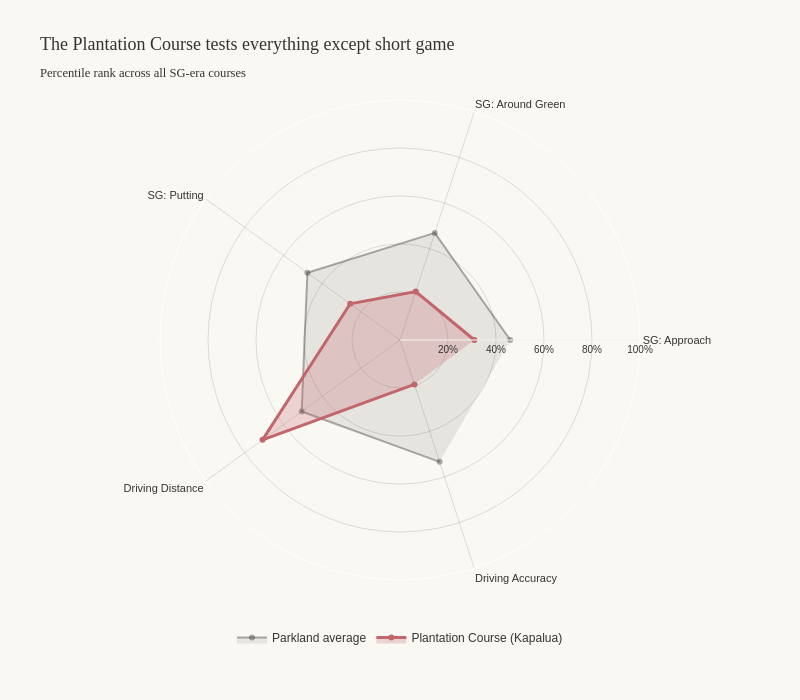

Write notebook code for a chart like this one.
### Markdown cell above
When you map every course on a chart of approach play vs putting importance, you get a clear picture of where each kind of course tests you. Le Golf National sits in the top-right corner: extreme on both, the most demanding test on tour. Royal Troon and Royal Liverpool sit at the bottom: putting matters less here than almost anywhere. Whistling Straits and Winged Foot — both US Open venues — sit in the top-left: missing the green isn't catastrophic, but the putt that follows is exhausting. And Augusta National? An outlier in a different way: the field is so narrow that no single stat clearly separates winners from losers.

### Code cell
from scipy.stats import rankdata
import plotly.graph_objects as go

# Build plot_df (same as before)
rows = []
for course, data in meta.items():
    shap = data.get("shap_profile") or {}
    if not shap:
        continue
    rows.append({
        "course_name": course,
        "course_type": data.get("course_type"),
        "country": data.get("country"),
        "yardage": data.get("yardage"),
        "designer": data.get("designer"),
        "n_events": shap.get("n_events"),
        "n_player_events": shap.get("n_player_events"),
        **{f"{f}_shap": shap.get(f"{f}_shap") for f in PLAYER_FEATURES},
    })

plot_df = pd.DataFrame(rows)
plot_df = plot_df.dropna(subset=["driving_dist_shap", "driving_acc_shap", "yardage"])

# Compute percentiles per feature
shap_cols = [f"{f}_shap" for f in PLAYER_FEATURES]
percentiles = plot_df[shap_cols].copy()
for col in shap_cols:
    percentiles[col] = (rankdata(plot_df[col]) / len(plot_df)) * 100
percentiles["course_name"] = plot_df["course_name"]
percentiles["course_type"] = plot_df["course_type"]

# Get Plantation
plantation = percentiles[percentiles["course_name"].str.contains("Plantation Course")].iloc[0]
plantation_values = [plantation[k] for k in shap_cols]

# Parkland average percentile
parkland_pcts = percentiles[percentiles["course_type"] == "parkland"][shap_cols].mean()
parkland_values = [parkland_pcts[k] for k in shap_cols]

# Brand
INK = "#363334"
PAPER = "#f9f8f3"

features_pretty = {
    # "sg_ott_shap": "SG: Off the Tee",
    "sg_app_shap": "SG: Approach",
    "sg_arg_shap": "SG: Around Green",
    "sg_putt_shap": "SG: Putting",
    "driving_dist_shap": "Driving Distance",
    "driving_acc_shap": "Driving Accuracy",
    # "gir_shap": "Greens in Reg.",
}
categories = list(features_pretty.values())

fig = go.Figure()

fig.add_trace(go.Scatterpolar(
    r=parkland_values,
    theta=categories,
    fill="toself",
    name="Parkland average",
    line=dict(color="rgba(54, 51, 52, 0.4)", width=2),
    fillcolor="rgba(54, 51, 52, 0.1)",
))

fig.add_trace(go.Scatterpolar(
    r=plantation_values,
    theta=categories,
    fill="toself",
    name="Plantation Course (Kapalua)",
    line=dict(color="#c1666b", width=3),
    fillcolor="rgba(193, 102, 107, 0.25)",
))

fig.update_layout(
    title=dict(
        text="The Plantation Course tests everything except short game<br><sub>Percentile rank across all SG-era courses</sub>",
        font=dict(family="Fraunces, serif", size=18, color=INK),
    ),
    polar=dict(
        bgcolor=PAPER,
        radialaxis=dict(
            visible=True,
            range=[0, 100],
            tickfont=dict(family="Archivo, sans-serif", size=10, color=INK),
            gridcolor="rgba(54, 51, 52, 0.15)",
            tickvals=[20, 40, 60, 80, 100],
            ticktext=["20%", "40%", "60%", "80%", "100%"],
        ),
        angularaxis=dict(
            tickfont=dict(family="Archivo, sans-serif", size=11, color=INK),
            gridcolor="rgba(54, 51, 52, 0.15)",
        ),
    ),
    paper_bgcolor=PAPER,
    font=dict(family="Archivo, sans-serif", color=INK),
    legend=dict(
        orientation="h",
        yanchor="bottom", y=-0.15,
        xanchor="center", x=0.5,
        font=dict(family="Archivo, sans-serif", size=12),
    ),
    width=800,
    height=700,
    margin=dict(l=80, r=80, t=100, b=120),
)

fig.show()

### Figure 1 — Plotly figure (JSON) as saved in the notebook; plotly's stock layout.template omitted (floating-point values rounded to 4 significant figures)
{"data": [{"fill": "toself", "fillcolor": "rgba(54, 51, 52, 0.1)", "line": {"color": "rgba(54, 51, 52, 0.4)", "width": 2}, "name": "Parkland average", "r": [45.96, 46.93, 47.7, 50.65, 53.37], "theta": ["SG: Approach", "SG: Around Green", "SG: Putting", "Driving Distance", "Driving Accuracy"], "type": "scatterpolar"}, {"fill": "toself", "fillcolor": "rgba(193, 102, 107, 0.25)", "line": {"color": "#c1666b", "width": 3}, "name": "Plantation Course (Kapalua)", "r": [30.97, 21.24, 25.66, 70.8, 19.47], "theta": ["SG: Approach", "SG: Around Green", "SG: Putting", "Driving Distance", "Driving Accuracy"], "type": "scatterpolar"}], "layout": {"font": {"color": "#363334", "family": "Archivo, sans-serif"}, "height": 700, "legend": {"font": {"family": "Archivo, sans-serif", "size": 12}, "orientation": "h", "x": 0.5, "xanchor": "center", "y": -0.15, "yanchor": "bottom"}, "margin": {"b": 120, "l": 80, "r": 80, "t": 100}, "paper_bgcolor": "#f9f8f3", "polar": {"angularaxis": {"gridcolor": "rgba(54, 51, 52, 0.15)", "tickfont": {"color": "#363334", "family": "Archivo, sans-serif", "size": 11}}, "bgcolor": "#f9f8f3", "radialaxis": {"gridcolor": "rgba(54, 51, 52, 0.15)", "range": [0, 100], "tickfont": {"color": "#363334", "family": "Archivo, sans-serif", "size": 10}, "ticktext": ["20%", "40%", "60%", "80%", "100%"], "tickvals": [20, 40, 60, 80, 100], "visible": true}}, "title": {"font": {"color": "#363334", "family": "Fraunces, serif", "size": 18}, "text": "The Plantation Course tests everything except short game<br><sub>Percentile rank across all SG-era courses</sub>"}, "width": 800}}
